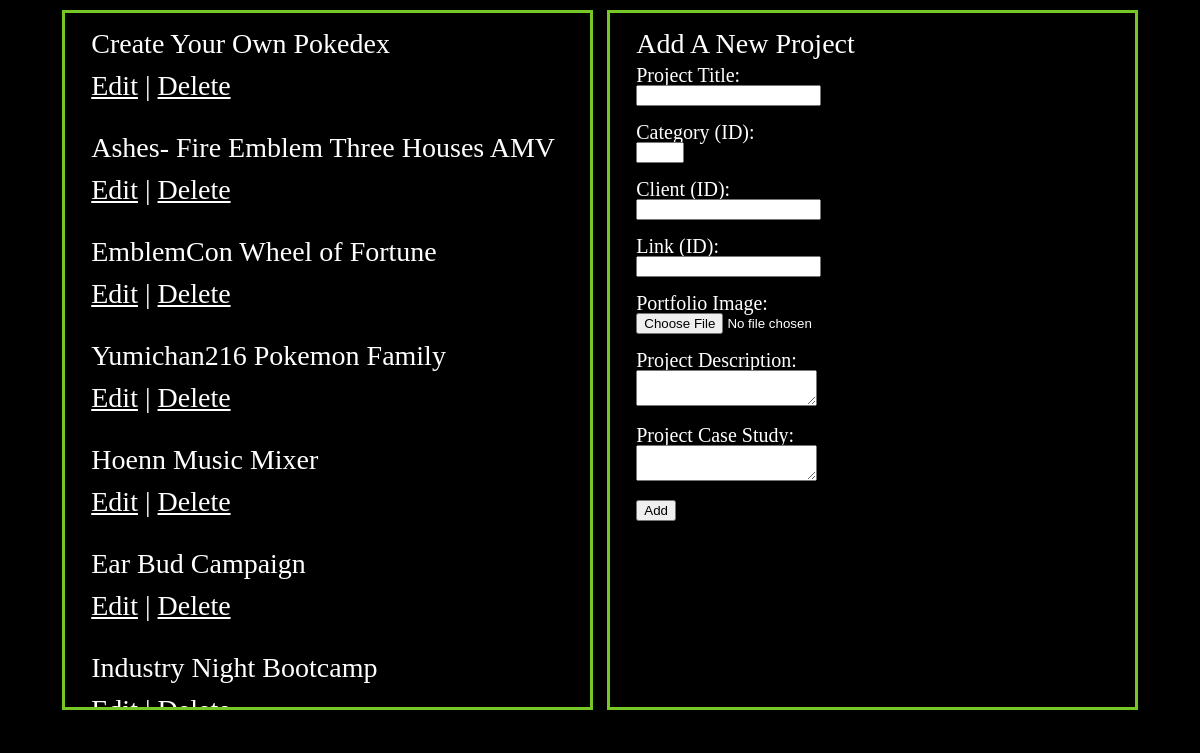
/admin/project_list.php (signed in), run on the app's committed database.
### tables this page shows
CREATE TABLE IF NOT EXISTS projects (
  id int UNSIGNED NOT NULL AUTO_INCREMENT,
  title varchar(250) NOT NULL,
  category_id int UNSIGNED NOT NULL,
  date_finished varchar(25) NOT NULL,
  description varchar(1500) NOT NULL,
  client_id int UNSIGNED NOT NULL,
  link_id int UNSIGNED NOT NULL,
  case_study varchar(3000) NOT NULL,
  portfolio_image varchar(256) NOT NULL,
  thumbnail varchar(256) NOT NULL,
  PRIMARY KEY (id)
);

### admin/project_list.php (the view, shortened to what this page needs)
<!DOCTYPE html>
<html lang="en">
<?php
require_once('../connect.php');
$stmt = $connection->prepare('SELECT id, title FROM projects ORDER BY id ASC');
$stmt->execute();
?>
<head>
    <link rel="stylesheet" href="../css/reset.css">
    <link rel="stylesheet" href="../css/grid.css">
    <link rel="stylesheet" href="../css/main.css">
</head>
<body>
<section class="grid-con">
    <div id="project-selection" class="col-span-2 m-col-span-5">
        <?php
            while ($row = $stmt->fetch(PDO::FETCH_ASSOC)){
                echo '<p class="project-list">'.$row["title"].'<br> <a href="edit_project_form.php?id='.$row["id"].'">Edit</a> | <a href="delete_project.php?id='.$row["id"].'">Delete</a></p>';
            }
        ?>
    </div>
    <div id="project-add-form" class="col-span-2 m-col-span-5">
        <p id="add-title">Add A New Project</p>
        <form action="add_project.php" method="POST" enctype="multipart/form-data">
            <label class="admin-label" for="title">Project Title:</label><br>
            <input class="admin-input" name="title" type="text" required><br><br>
            <label class="admin-label" for="category_id">Category (ID):</label><br>
            <input class="admin-input" name="category_id" type="number" min="1" max="4" required><br><br>
            <label class="admin-label" for="client_id">Client (ID):</label><br>
            <input class="admin-input" name="client_id" type="number" min="1" required><br><br>
            <label class="admin-label" for="link_id">Link (ID):</label><br>
            <input class="admin-input" name="link_id" type="number" min="1" required><br><br>
            <label class="admin-label" for="portfolio_image">Portfolio Image:</label><br>
            <input id="add-image-upload" class="admin-input" name="portfolio_image" type="file" required><br><br>
            <label class="admin-label" for="description">Project Description:</label><br>
            <textarea class="admin-input" name="description" required></textarea><br><br>
            <label class="admin-label" for="case_study">Project Case Study:</label><br>
            <textarea class="admin-input" name="case_study" required></textarea><br><br>
            <input class="admin-input" name="submit" type="submit" value="Add">
        </form>
    </div>
</section>
</body>
</html>

### css/grid.css (style rules this page uses)
html { box-sizing: border-box; }
*, *::before, *::after { box-sizing: inherit; }
body, p, h1, h2, h3, h4, h5 { margin: 0px; padding: 0px; }
.grid-con { display: grid; grid-template-columns: repeat(4, minmax(0, 1fr)); grid-column-gap: 14px; max-width: 1200px; margin: 0 auto; padding-left: 31px; padding-right: 31px; }
.col-span-2 { grid-column: span 2 / span 2; }
@media screen and (min-width: 768px) { .grid-con { display: grid; grid-template-columns: repeat(10, minmax(0, 1fr)); grid-column-gap: 14px; padding-left: 46px; padding-right: 46px; } }
@media screen and (min-width: 768px) { .m-col-span-5 { grid-column: span 5 / span 5; } }
@media screen and (min-width: 1200px) { .grid-con { display: grid; grid-template-columns: repeat(10, minmax(0, 1fr)); grid-column-gap: 14px; padding-left: 62px; padding-right: 62px; } }

### css/main.css (style rules this page uses)
p,a,li,#submit-contact { font-family:"Rockwell";color:#fff;font-size:18px;line-height:1.5em }
a { text-decoration:none }
@media screen and (min-width: 768px) { p,a,li,#submit-contact { font-size:24px } }
@media screen and (min-width: 1200px) { p,a,li,#submit-contact { font-size:28px } }
body { background-color:#000 }
.project-list { padding-left:5%;padding-right:5%;margin-bottom:20px }
.project-list a { text-decoration:underline }
#project-selection,#project-add-form,.selectable_info { margin-top:10px;padding-top:10px;margin-bottom:30px;border:3px solid #76c723 }
#project-selection { height:700px;overflow:scroll }
.admin-label { color:#fff;font-size:20px }
.admin-label,.admin-input { margin-left:5% }
#add-title { margin-left:5% }
#add-image-upload { color:#fff }

### data on the page
projects: title "Create Your Own Pokedex"
projects: title "Ashes- Fire Emblem Three Houses AMV"
projects: title "EmblemCon Wheel of Fortune"
projects: title "Yumichan216 Pokemon Family"
projects: title "Hoenn Music Mixer"
projects: title "Ear Bud Campaign"
projects: title "Industry Night Bootcamp"
